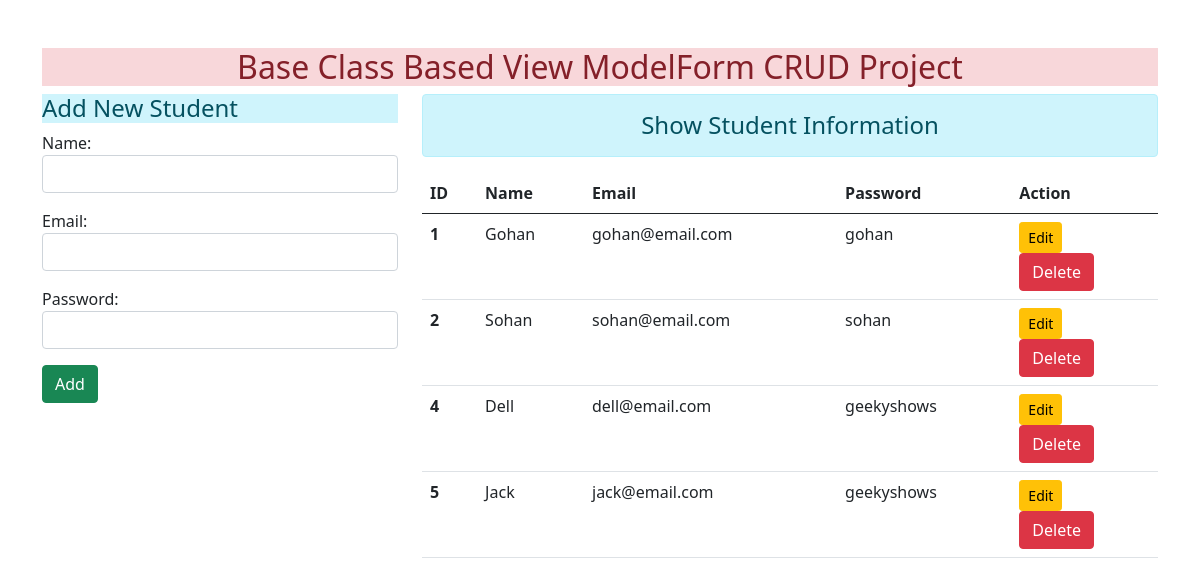
The page / on the database its author committed.
### enroll/models.py (models this page shows)
class User(models.Model):
    name=models.CharField(max_length=70)
    email=models.EmailField(max_length=100)
    password=models.CharField(max_length=100)

### enroll/views.py (the view, shortened to what this page needs)
# urls.py: path('',views.UserAddShowView.as_view(),name='addandshow'),
class UserAddShowView(TemplateView):
    template_name='enroll/addandshow.html'
    def get_context_data(self,*args,**kwargs):
        context=super().get_context_data(**kwargs)
        fm=StudentRegistration()
        stud=User.objects.all()
        context={'stu':stud,'form':fm}
        return context

### enroll/forms.py
class StudentRegistration(forms.ModelForm):
    class Meta:
        model=User
        fields=['name','email','password']
        widgets={
            'name':forms.TextInput(attrs={'class':'form-control'}),
            'email':forms.EmailInput(attrs={'class':'form-control'}),
            'password':forms.PasswordInput(attrs={'class':'form-control'}),
        }

### enroll/templates/enroll/addandshow.html (shortened to what this page needs)
{%extends 'enroll/base.html'%}
{%block content%}
<div class='row'>
 <div class='col-sm-4'>
  <h4 class='text-center-alert alert-info'> Add New Student</h4>
    <form action='' method='POST'>
    {{form.as_p}}
    <input type='submit' class='btn btn-success' value='Add'>
</form>
 </div>
    <div class='col-sm-8'>
    <h4 class='text-center alert alert-info'>Show Student Information </h4>
    {%if stu%}
    <table class="table table-hover">
        <thead>
          <tr>
            <th scope="col">ID</th>
            <th scope="col">Name</th>
            <th scope="col">Email</th>
            <th scope="col">Password</th>
            <th scope='col'>Action</th>
          </tr>
        </thead>
        <tbody>
          {% for st in stu%}
            <tr>
            <th scope="row">{{st.id}}</th>
            <td>{{st.name}}</td>
            <td>{{st.email}}</td>
            <td>{{st.password}}</td>
            <td>
            <a href="{%url 'updatedata' st.id %}" class='btn btn-warning btn-sm'>Edit</a>
            <form action="{%url 'deletedata' st.id %}" method='post'>
                <input type='submit' class='btn btn-danger' value='Delete'>
            </form>
            </td>
            </tr>
          {%endfor%}
        </tbody>
      </table>
    {%else%}
        <h4 class='text-center alert alert-warning'>No Records</h4>
    {%endif%}
    </div>
</div>
{%endblock content%}

### enroll/templates/enroll/base.html (shortened to what this page needs)
<!DOCTYPE html>
{%load static%}
<html lang="en">
<head>
    <link rel="stylesheet" href="{%static 'enroll/css/bootstrap.css'%}">
</head>
<body>
    <div class='container mt-5'>
        <h2 class='text-center alert-danger'> Base Class Based View ModelForm CRUD Project</h2>
        {%block content%}
        {%endblock content%}
    </div>
</body>
</html>

### rows shown on the page
User: id "1", name "Gohan", email "gohan@email.com", password "gohan"
User: id "2", name "Sohan", email "sohan@email.com", password "sohan"
User: id "4", name "Dell", email "dell@email.com", password "geekyshows"
User: id "5", name "Jack", email "jack@email.com", password "geekyshows"
